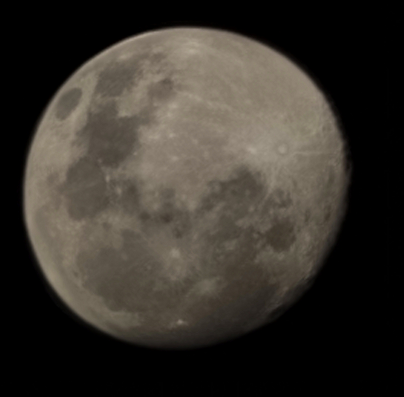
#> input picture lista 12/imagens/LUA.png, 404 x 397 px
$ jupyter execute questao1.ipynb   (older library calls are emulated)
#> lines starting #> are read from the running program, lines starting #| are printed output that depends on the picture
[cell 1]
import numpy as np
import matplotlib.pyplot as plt
import cv2

img = cv2.imread("imagens/LUA.png", cv2.IMREAD_GRAYSCALE)
#> img: shape (397, 404); min 0, max 167, mean 51.9
plt.imshow(img, 'gray')
plt.axis("off")
plt.show()

for i = 1..largura-1
   for j = 1..altura-1
       temp = 0;
       for x = -1..1
            for y = -1..1
                    temp += img[i+x][j+y] * mascara[x+1][y+1]
       saida[i][j] = temp

[cell 2]
largura = img.shape[0]
#> largura = 397
altura = img.shape[1]
#> altura = 404

mascara1 = np.array([[0, -1, 0] ,[-1, 4, -1], [0, -1, 0]])
mascara2 = np.array([[-1, -1, -1] ,[-1, 8, -1], [-1, -1, -1]])

saida = img.astype(np.uint8)
s = img.astype(np.uint8)

for i in range(1,(largura-1)):
   for j in range(1, (altura-1)):
        #print(j)
        temp = 0
        for x in range(-1, 2):
                #print(x)
                for y in range(-1, 2):
                    temp += img[i+x][j+y] * mascara2[x+1][y+1]
        #saida[i][j] = temp

        s[i][j] = (temp + img[i][j])
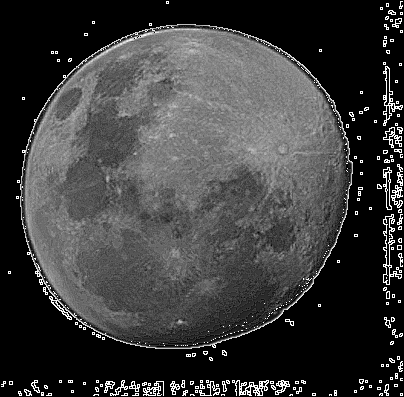
#> s: shape (397, 404); min 0, max 255, mean 60.7


plt.imshow(s, cmap = 'gray')
plt.axis("off")
plt.show()

[cell 3]
k = np.array([[0, -1, 0] ,[-1, 4, -1], [0, -1, 0]]).astype(np.uint8)
laplaciano = cv2.Laplacian(img, cv2.CV_64F, k, 3)
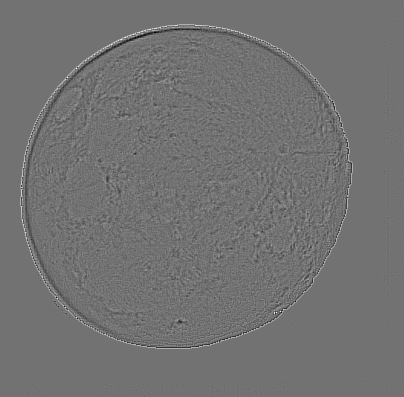
#> laplaciano: shape (397, 404) float64; min -154, max 190, mean 0; drawn with min black and max white

plt.imshow(laplaciano,cmap = 'gray')
plt.axis("off")
plt.show()

[cell 4]
# [13 lines of commented-out code are left out]

nova = img - laplaciano
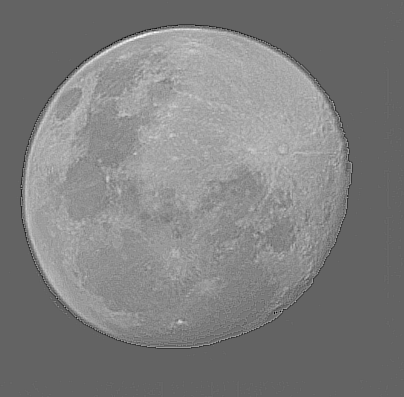
#> nova: shape (397, 404) float64; min -190, max 296, mean 51.9; drawn with min black and max white
plt.imshow(nova ,cmap = 'gray')
